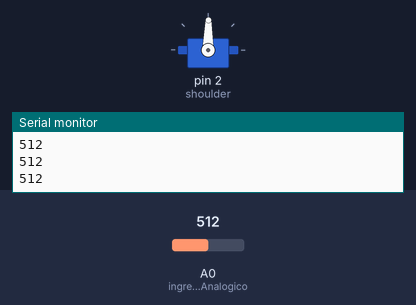
The sketch below on a simulated Arduino Uno, built with avr-gcc and run on an emulated ATmega328P. Shown: servo, the last lines printed to the serial monitor. The test bench sets the inputs (shaded band); at power-on: A0 (ingressoAnalogico) = 512.

Above: at 1.2 s.
1.3 s: A0 (ingressoAnalogico) set to 716
At 2.5 s:
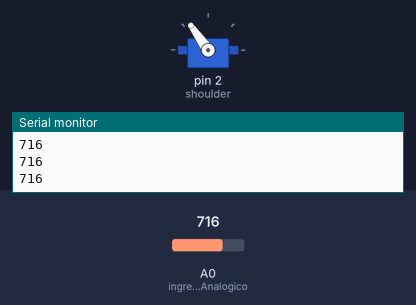
2.8 s: A0 (ingressoAnalogico) set to 900
At 3.8 s:
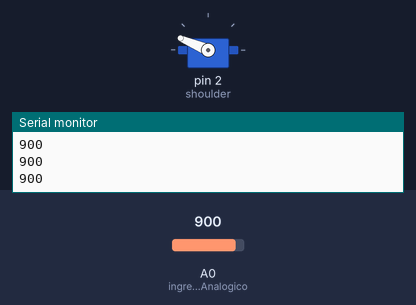
4.3 s: A0 (ingressoAnalogico) set to 1023
At 4.9 s:
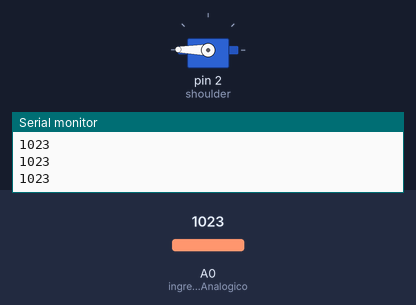
5.8 s: A0 (ingressoAnalogico) set to 306
At 6.2 s:
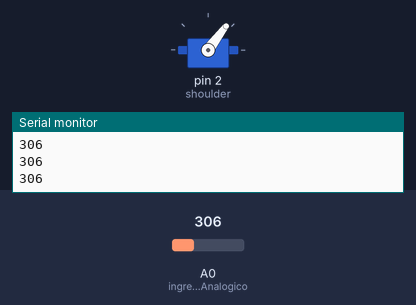
7.3 s: A0 (ingressoAnalogico) set to 122
At 8.4 s:
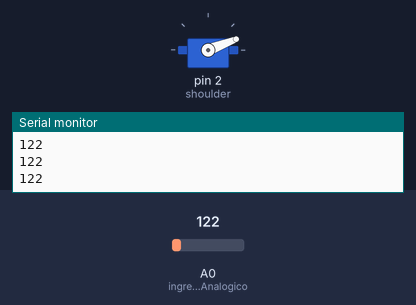
8.8 s: A0 (ingressoAnalogico) set to 511
At 9.5 s:
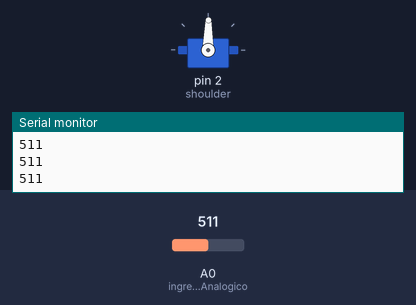
Timing chart, 0 to 11.3 s (numbered marks = the images above; inputs shaded):
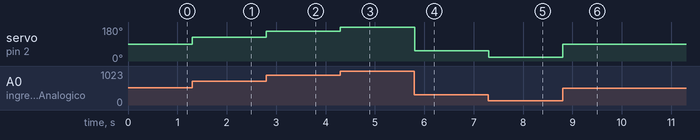

The sketch:

sketch_of_code.ino
```cpp
#define ingressoAnalogico A0
#include <Servo.h>

Servo shoulder; //servo that move the base
int valoreAnalogico = 0; //potentiometer that control servo

void setup()
{
  Serial.begin(9600);
  shoulder.attach(2);
  shoulder.write(0);
}

void loop()
{
  valoreAnalogico = analogRead(ingressoAnalogico);
  shoulder.write(map(valoreAnalogico, 0, 1023, 0, 179));
  Serial.println(valoreAnalogico);
}
```

Measured:
- after the input at 1.3 s, servo on pin 2 (shoulder): 89° → 125° at once
- after the input at 2.8 s, servo on pin 2 (shoulder): 125° → 157° at once
- after the input at 4.3 s, servo on pin 2 (shoulder): 157° → 179° at once
- after the input at 5.8 s, servo on pin 2 (shoulder): 179° → 53° at once
- after the input at 7.3 s, servo on pin 2 (shoulder): 53° → 21° at once
- after the input at 8.8 s, servo on pin 2 (shoulder): 21° → 89° at once
